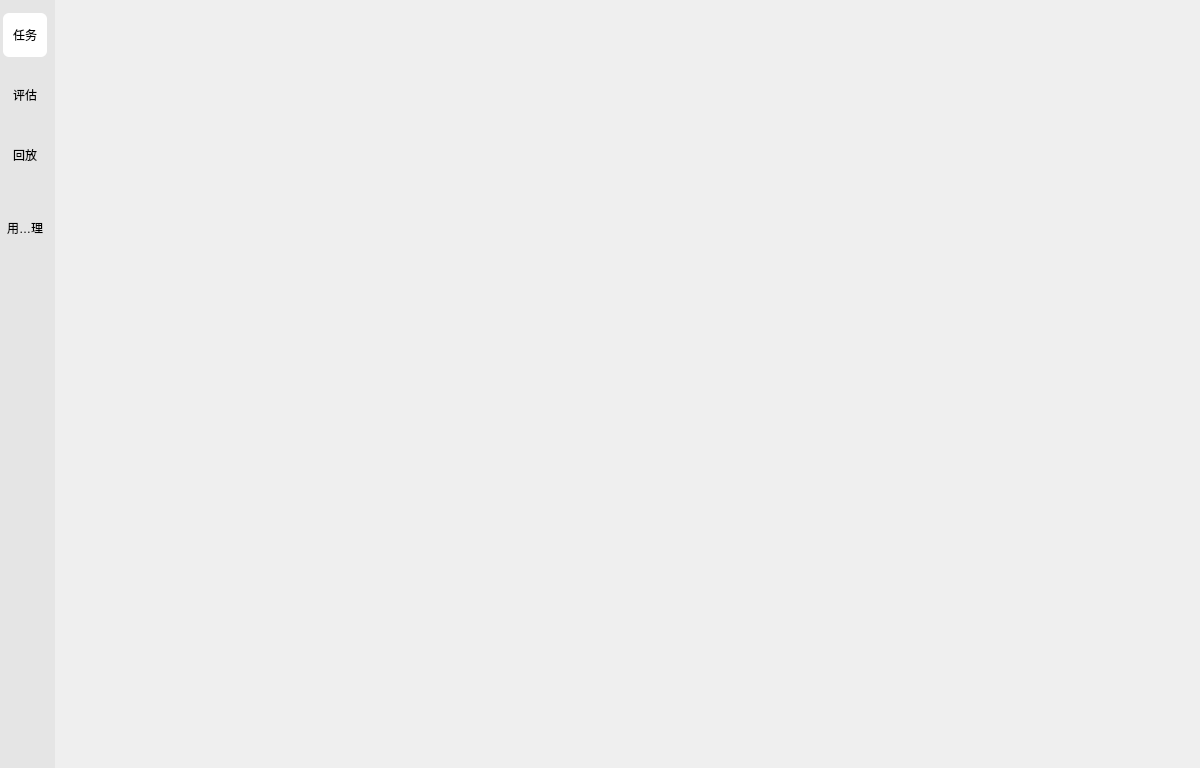
<?xml version="1.0" encoding="UTF-8"?>
<ui version="4.0">
 <class>MainWindow</class>
 <widget class="QMainWindow" name="MainWindow">
  <property name="geometry">
   <rect>
    <x>0</x>
    <y>0</y>
    <width>1200</width>
    <height>768</height>
   </rect>
  </property>
  <property name="minimumSize">
   <size>
    <width>1200</width>
    <height>768</height>
   </size>
  </property>
  <widget class="QWidget" name="centralwidget">
   <layout class="QHBoxLayout" name="horizontalLayout">
    <property name="spacing">
     <number>0</number>
    </property>
    <property name="leftMargin">
     <number>0</number>
    </property>
    <property name="topMargin">
     <number>0</number>
    </property>
    <property name="rightMargin">
     <number>0</number>
    </property>
    <property name="bottomMargin">
     <number>0</number>
    </property>
    <item>
     <widget class="QWidget" name="widget_left" native="true">
      <property name="sizePolicy">
       <sizepolicy hsizetype="Fixed" vsizetype="Preferred">
        <horstretch>0</horstretch>
        <verstretch>0</verstretch>
       </sizepolicy>
      </property>
      <property name="minimumSize">
       <size>
        <width>55</width>
        <height>0</height>
       </size>
      </property>
      <property name="contextMenuPolicy">
       <enum>Qt::ContextMenuPolicy::NoContextMenu</enum>
      </property>
      <property name="styleSheet">
       <string notr="true">QWidget#widget_left{
background-color: #E5E5E5;
}
QToolButton:!checked{
border:none;
margin: 3px;
background-color: transparent;
}
QToolButton:checked{
border:none;
margin: 3px;
background-color: #FFFFFF;
border-radius:6px;
}</string>
      </property>
      <widget class="QToolButton" name="toolButton_1">
       <property name="geometry">
        <rect>
         <x>0</x>
         <y>10</y>
         <width>50</width>
         <height>50</height>
        </rect>
       </property>
       <property name="minimumSize">
        <size>
         <width>50</width>
         <height>50</height>
        </size>
       </property>
       <property name="maximumSize">
        <size>
         <width>50</width>
         <height>50</height>
        </size>
       </property>
       <property name="text">
        <string>任务</string>
       </property>
       <property name="icon">
        <iconset resource="res/mainwindow.qrc">
         <normaloff>:/mainwindow/1.png</normaloff>:/mainwindow/1.png</iconset>
       </property>
       <property name="iconSize">
        <size>
         <width>24</width>
         <height>24</height>
        </size>
       </property>
       <property name="checkable">
        <bool>true</bool>
       </property>
       <property name="checked">
        <bool>true</bool>
       </property>
       <property name="toolButtonStyle">
        <enum>Qt::ToolButtonStyle::ToolButtonTextUnderIcon</enum>
       </property>
      </widget>
      <widget class="QToolButton" name="toolButton_2">
       <property name="geometry">
        <rect>
         <x>0</x>
         <y>70</y>
         <width>50</width>
         <height>50</height>
        </rect>
       </property>
       <property name="minimumSize">
        <size>
         <width>50</width>
         <height>50</height>
        </size>
       </property>
       <property name="maximumSize">
        <size>
         <width>50</width>
         <height>50</height>
        </size>
       </property>
       <property name="text">
        <string>评估</string>
       </property>
       <property name="icon">
        <iconset resource="res/mainwindow.qrc">
         <normaloff>:/mainwindow/2.png</normaloff>:/mainwindow/2.png</iconset>
       </property>
       <property name="iconSize">
        <size>
         <width>24</width>
         <height>24</height>
        </size>
       </property>
       <property name="checkable">
        <bool>true</bool>
       </property>
       <property name="toolButtonStyle">
        <enum>Qt::ToolButtonStyle::ToolButtonTextUnderIcon</enum>
       </property>
      </widget>
      <widget class="QToolButton" name="toolButton_3">
       <property name="geometry">
        <rect>
         <x>0</x>
         <y>130</y>
         <width>50</width>
         <height>50</height>
        </rect>
       </property>
       <property name="minimumSize">
        <size>
         <width>50</width>
         <height>50</height>
        </size>
       </property>
       <property name="maximumSize">
        <size>
         <width>50</width>
         <height>50</height>
        </size>
       </property>
       <property name="text">
        <string>回放</string>
       </property>
       <property name="icon">
        <iconset resource="res/mainwindow.qrc">
         <normaloff>:/mainwindow/3.png</normaloff>:/mainwindow/3.png</iconset>
       </property>
       <property name="iconSize">
        <size>
         <width>24</width>
         <height>24</height>
        </size>
       </property>
       <property name="checkable">
        <bool>true</bool>
       </property>
       <property name="toolButtonStyle">
        <enum>Qt::ToolButtonStyle::ToolButtonTextUnderIcon</enum>
       </property>
      </widget>
      <widget class="QToolButton" name="toolButton_4">
       <property name="geometry">
        <rect>
         <x>0</x>
         <y>190</y>
         <width>50</width>
         <height>76</height>
        </rect>
       </property>
       <property name="minimumSize">
        <size>
         <width>50</width>
         <height>76</height>
        </size>
       </property>
       <property name="maximumSize">
        <size>
         <width>50</width>
         <height>50</height>
        </size>
       </property>
       <property name="text">
        <string>用户管理</string>
       </property>
       <property name="icon">
        <iconset resource="res/mainwindow.qrc">
         <normaloff>:/mainwindow/UserManagement.png</normaloff>:/mainwindow/UserManagement.png</iconset>
       </property>
       <property name="iconSize">
        <size>
         <width>24</width>
         <height>24</height>
        </size>
       </property>
       <property name="checkable">
        <bool>true</bool>
       </property>
       <property name="toolButtonStyle">
        <enum>Qt::ToolButtonStyle::ToolButtonTextUnderIcon</enum>
       </property>
      </widget>
     </widget>
    </item>
    <item>
     <widget class="QStackedWidget" name="stackedWidget">
      <property name="currentIndex">
       <number>0</number>
      </property>
      <widget class="TaskWidget" name="page_1"/>
      <widget class="EvaluateWidget" name="page_2"/>
      <widget class="ReplayWidget" name="page_3"/>
      <widget class="UserManagementWidget" name="page_4"/>
      <widget class="QuestionnaireManagementWidget" name="page_5"/>
     </widget>
    </item>
   </layout>
  </widget>
 </widget>
 <customwidgets>
  <customwidget>
   <class>TaskWidget</class>
   <extends>QWidget</extends>
   <header location="global">taskwidget.h</header>
   <container>1</container>
  </customwidget>
  <customwidget>
   <class>ReplayWidget</class>
   <extends>QWidget</extends>
   <header location="global">replaywidget.h</header>
   <container>1</container>
  </customwidget>
  <customwidget>
   <class>UserManagementWidget</class>
   <extends>QWidget</extends>
   <header location="global">usermanagementwidget.h</header>
   <container>1</container>
  </customwidget>
  <customwidget>
   <class>QuestionnaireManagementWidget</class>
   <extends>QWidget</extends>
   <header location="global">questionnairemanagementwidget.h</header>
   <container>1</container>
  </customwidget>
  <customwidget>
   <class>EvaluateWidget</class>
   <extends>QWidget</extends>
   <header location="global">evaluatewidget.h</header>
   <container>1</container>
  </customwidget>
 </customwidgets>
 <resources>
  <include location="res/mainwindow.qrc"/>
 </resources>
 <connections/>
</ui>
